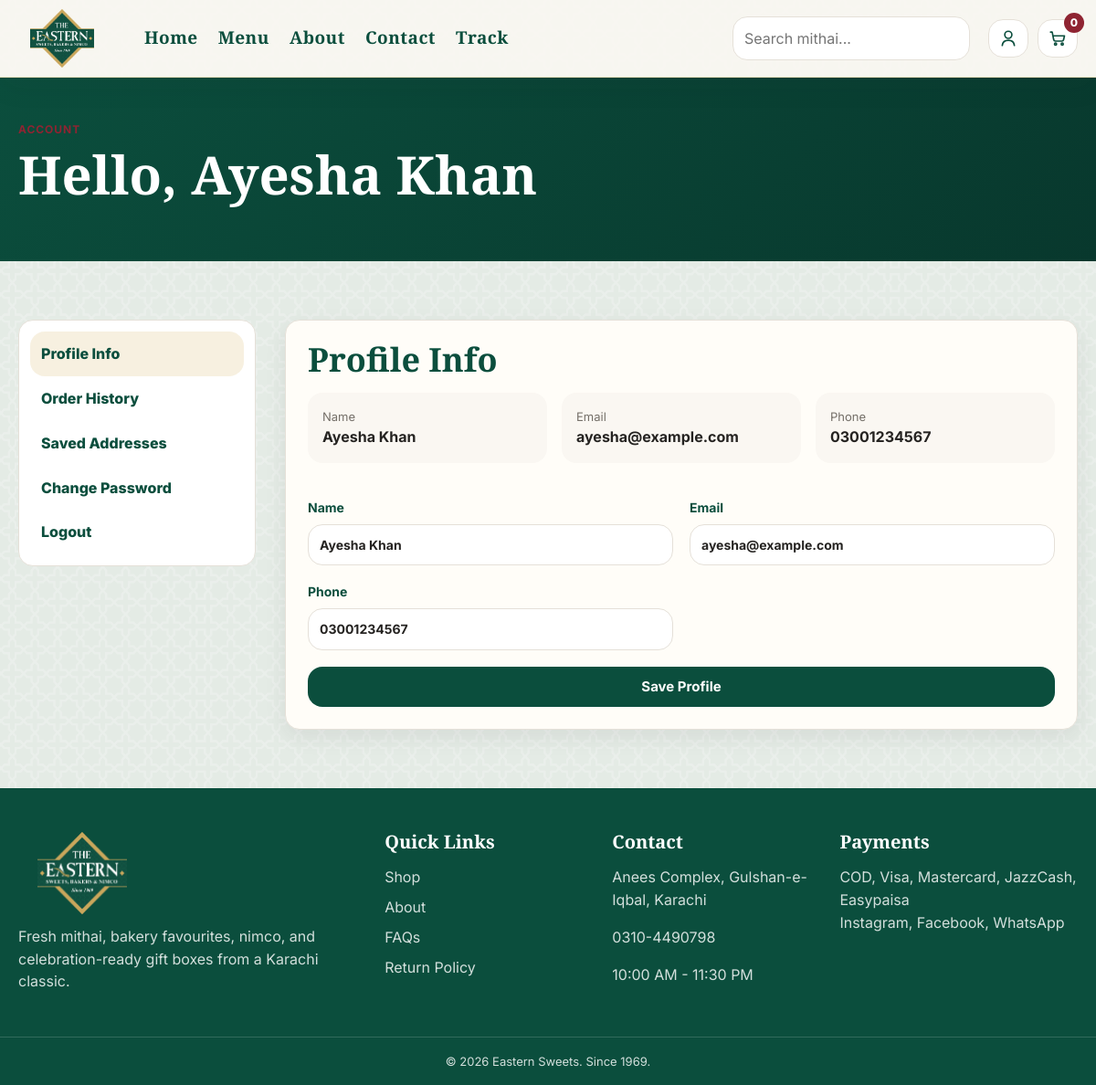
/account (signed in), run on the app's committed database.
### tables this page shows
CREATE TABLE settings (
  id INT UNSIGNED AUTO_INCREMENT PRIMARY KEY,
  setting_key VARCHAR(100) NOT NULL UNIQUE,
  setting_value TEXT NOT NULL,
  setting_group VARCHAR(60) NOT NULL DEFAULT 'general'
);

CREATE TABLE users (
  id INT UNSIGNED AUTO_INCREMENT PRIMARY KEY,
  name VARCHAR(120) NOT NULL,
  email VARCHAR(160) NOT NULL UNIQUE,
  phone VARCHAR(32) NOT NULL,
  password_hash VARCHAR(255) NOT NULL,
  default_address TEXT NULL,
  is_blocked TINYINT(1) NOT NULL DEFAULT 0,
  created_at TIMESTAMP NOT NULL DEFAULT CURRENT_TIMESTAMP
);

### includes/helpers.php (called while the page is built, shortened)
<?php
function h($value): string
{
    return htmlspecialchars((string)$value, ENT_QUOTES, 'UTF-8');
}
function asset(string $path): string
{
    return base_url($path);
}
function url(string $route = '', array $params = []): string
{
    $route = trim($route, '/');
    $query = http_build_query($params);
    $path = $route === '' || $route === 'home' ? '' : $route;
    return base_url($path) . ($query ? '?' . $query : '');
}
function base_url(string $path = ''): string
{
    $dir = str_replace('\\', '/', dirname($_SERVER['SCRIPT_NAME'] ?? '/'));
    $dir = preg_replace('#/admin(?:/.*)?$#', '', $dir);
    $dir = $dir === '/' ? '' : rtrim($dir, '/');
    return $dir . '/' . ltrim($path, '/');
}
function cart_items(): array
{
    return $_SESSION['cart'] ?? [];
}
function cart_count(): int
{
    $count = 0;
    return $count;
}
function current_user(): ?array
{
    return $_SESSION['user'] ?? null;
}
function render(string $view, array $data = [], string $layout = 'main'): void
{
    extract($data, EXTR_SKIP);
    $viewFile = __DIR__ . '/../views/' . $view . '.php';
    require $viewFile;
    $content = ob_get_clean();
    require __DIR__ . '/../views/layouts/' . $layout . '.php';
}
function active_route(string $route): string
{
    return trim($_GET['route'] ?? '', '/') === $route ? 'is-active' : '';
}
function app_setting(string $key, string $fallback = ''): string
{
    try {
        $stmt = Database::connection()->prepare('SELECT setting_value FROM settings WHERE setting_key = ? LIMIT 1');
        $stmt->execute([$key]);
        $value = $stmt->fetchColumn();
        return $value !== false ? (string)$value : $fallback;
    } catch (Throwable $e) {
        return $fallback;
    }
}

### controllers/StoreController.php (called while the page is built, shortened)
<?php
final class StoreController
{
    public function account(): void
    {
        $user = User::findById((int)current_user()['id']);
        render('account/index', [
            'title' => 'My Account',
            'user' => $user,
            'orders' => Order::byUser((int)$user['id']),
        ]);
    }
}

### includes/db.php (called while the page is built, shortened)
<?php
final class Database
{
    private static ?PDO $pdo = null;
    public static function connection(): PDO
    {
        if (self::$pdo instanceof PDO) {
            return self::$pdo;
        }
        $dsn = 'mysql:host=' . DB_HOST . ';port=' . DB_PORT . ';dbname=' . DB_NAME . ';charset=' . DB_CHARSET;
        self::$pdo = new PDO($dsn, DB_USER, DB_PASS, [
            PDO::ATTR_ERRMODE => PDO::ERRMODE_EXCEPTION,
            PDO::ATTR_DEFAULT_FETCH_MODE => PDO::FETCH_ASSOC,
            PDO::ATTR_EMULATE_PREPARES => false,
        ]);
        return self::$pdo;
    }
}

### models/User.php (called while the page is built, shortened)
<?php
final class User
{
    public static function findById(int $id): ?array
    {
        $stmt = Database::connection()->prepare('SELECT * FROM users WHERE id = ? LIMIT 1');
        $stmt->execute([$id]);
        $row = $stmt->fetch();
        return $row ?: null;
    }
}

### views/account/index.php (the view, shortened to what this page needs)
<section class="page-hero compact">
    <div class="container">
        <p class="eyebrow">Account</p>
        <h1>Hello, <?= h($user['name']) ?></h1>
    </div>
</section>
<section class="section">
    <div class="container account-layout">
        <aside class="account-sidebar" data-account-tabs>
            <button class="is-active" type="button" data-account-tab="profile">Profile Info</button>
            <button type="button" data-account-tab="orders">Order History</button>
            <button type="button" data-account-tab="addresses">Saved Addresses</button>
            <button type="button" data-account-tab="password">Change Password</button>
            <a href="<?= url('logout') ?>" data-confirm-logout>Logout</a>
        </aside>
        <div class="account-content">
            <section class="account-panel is-active" data-account-panel="profile">
                <div class="form-card">
                    <h2>Profile Info</h2>
                    <div class="profile-grid">
                        <p><span>Name</span><strong><?= h($user['name']) ?></strong></p>
                        <p><span>Email</span><strong><?= h($user['email']) ?></strong></p>
                        <p><span>Phone</span><strong><?= h($user['phone']) ?></strong></p>
                    </div>
                    <form class="account-form" method="post" action="<?= url('account/update') ?>">
                        <div class="form-grid">
                            <label>Name<input name="name" value="<?= h($user['name']) ?>" required></label>
                            <label>Email<input name="email" type="email" value="<?= h($user['email']) ?>" required></label>
                            <label>Phone<input name="phone" value="<?= h($user['phone']) ?>" required></label>
                        </div>
                        <button class="btn btn-primary" type="submit">Save Profile</button>
                    </form>
                </div>
            </section>
        </div>
    </div>
</section>

### index.php (shortened to what this page needs)
<?php
require __DIR__ . '/includes/db.php';
require __DIR__ . '/includes/helpers.php';
spl_autoload_register(function (string $class): void {
    foreach (['models', 'controllers'] as $dir) {
        $file = __DIR__ . '/' . $dir . '/' . $class . '.php';
        if (is_file($file)) {
            return;
        }
    }
});
$route = trim($_GET['route'] ?? '', '/');
try {
    $store = new StoreController();
    switch ($route) {
        case 'account':
            $store->account();
            break;
    }
} catch (PDOException $e) {
    http_response_code(503);
    render('static/setup', ['error' => $e->getMessage()]);
}

### views/layouts/main.php (shortened to what this page needs)
<!doctype html>
<html lang="en">
<head>
    <link rel="stylesheet" href="<?= asset('public/assets/css/style.css') ?>">
</head>
<body>
<?php require __DIR__ . '/../partials/header.php'; ?>
<main>
    <?= $content ?>
</main>
<?php require __DIR__ . '/../partials/footer.php'; ?>
</body>
</html>

### views/partials/header.php (shortened to what this page needs)
<header class="site-header">
    <div class="container nav-wrap">
        <a class="brand" href="<?= url('home') ?>"><img src="<?= asset(app_setting('site_logo', 'public/assets/images/logo.png')) ?>" alt="Eastern Sweets"></a>
        <nav class="site-nav" data-nav>
            <a class="<?= active_route('home') ?>" href="<?= url('home') ?>">Home</a>
            <a class="<?= active_route('shop') ?>" href="<?= url('shop') ?>">Menu</a>
            <a class="<?= active_route('about') ?>" href="<?= url('about') ?>">About</a>
            <a class="<?= active_route('contact') ?>" href="<?= url('contact') ?>">Contact</a>
            <a class="<?= active_route('track') ?>" href="<?= url('track') ?>">Track</a>
        </nav>
        <form class="nav-search" action="<?= url('shop') ?>" method="get">
            <input name="q" type="search" placeholder="Search mithai..." value="<?= h($_GET['q'] ?? '') ?>">
        </form>
        <div class="nav-actions">
            <a class="icon-link" href="<?= current_user() ? url('account') : url('login') ?>" aria-label="Account" title="Account">
                <svg aria-hidden="true" viewBox="0 0 24 24"><path d="M12 12a4.25 4.25 0 1 0 0-8.5 4.25 4.25 0 0 0 0 8.5Zm-7.25 8.5c.45-4 3.13-6.25 7.25-6.25s6.8 2.25 7.25 6.25"/></svg>
            </a>
            <a class="cart-link" href="<?= url('cart') ?>" aria-label="Cart" title="Cart">
                <svg aria-hidden="true" viewBox="0 0 24 24"><path d="M3.5 4.5h2l1.8 9.15a2 2 0 0 0 2 1.6h7.85a2 2 0 0 0 1.95-1.55l1.05-4.7H6.4M9.5 20a1.25 1.25 0 1 0 0-2.5 1.25 1.25 0 0 0 0 2.5Zm8 0a1.25 1.25 0 1 0 0-2.5 1.25 1.25 0 0 0 0 2.5Z"/></svg>
                <span data-cart-count><?= cart_count() ?></span>
            </a>
        </div>
    </div>
</header>

### views/partials/footer.php
<footer class="site-footer">
    <div class="container footer-grid">
        <div>
            <img class="footer-logo" src="<?= asset(app_setting('site_logo', 'public/assets/images/logo.png')) ?>" alt="Eastern Sweets">
            <p><?= h(app_setting('footer_about', 'Fresh mithai, bakery favourites, nimco, and celebration-ready gift boxes from a Karachi classic.')) ?></p>
        </div>
        <div>
            <h3>Quick Links</h3>
            <a href="<?= url('shop') ?>">Shop</a>
            <a href="<?= url('about') ?>">About</a>
            <a href="<?= url('faqs') ?>">FAQs</a>
            <a href="<?= url('refund') ?>">Return Policy</a>
        </div>
        <div>
            <h3>Contact</h3>
            <p><?= h(app_setting('footer_address', 'Anees Complex, Gulshan-e-Iqbal, Karachi')) ?></p>
            <p><?= h(app_setting('footer_phone', '0310-4490798')) ?></p>
            <p><?= h(app_setting('footer_hours', '10:00 AM - 11:30 PM')) ?></p>
        </div>
        <div>
            <h3>Payments</h3>
            <div class="payment-mini"><?= h(app_setting('footer_payments', 'COD, Visa, Mastercard, JazzCash, Easypaisa')) ?></div>
            <p class="socials"><?= h(app_setting('footer_socials', 'Instagram, Facebook, WhatsApp')) ?></p>
        </div>
    </div>
    <div class="footer-bottom">&copy; <?= date('Y') ?> Eastern Sweets. Since 1969.</div>
</footer>

### data on the page
settings: setting_value (picture)
users: name "Ayesha Khan", email "ayesha@example.com", phone "03001234567"
settings: setting_value "Fresh mithai, bakery favourites, nimco, and celebration-ready gift boxes from a Karachi classic."
settings: setting_value "Anees Complex, Gulshan-e-Iqbal, Karachi"
settings: setting_value "0310-4490798"
settings: setting_value "10:00 AM - 11:30 PM"
settings: setting_value "COD, Visa, Mastercard, JazzCash, Easypaisa"
settings: setting_value "Instagram, Facebook, WhatsApp"

### other printed values
cart_count() "0"
